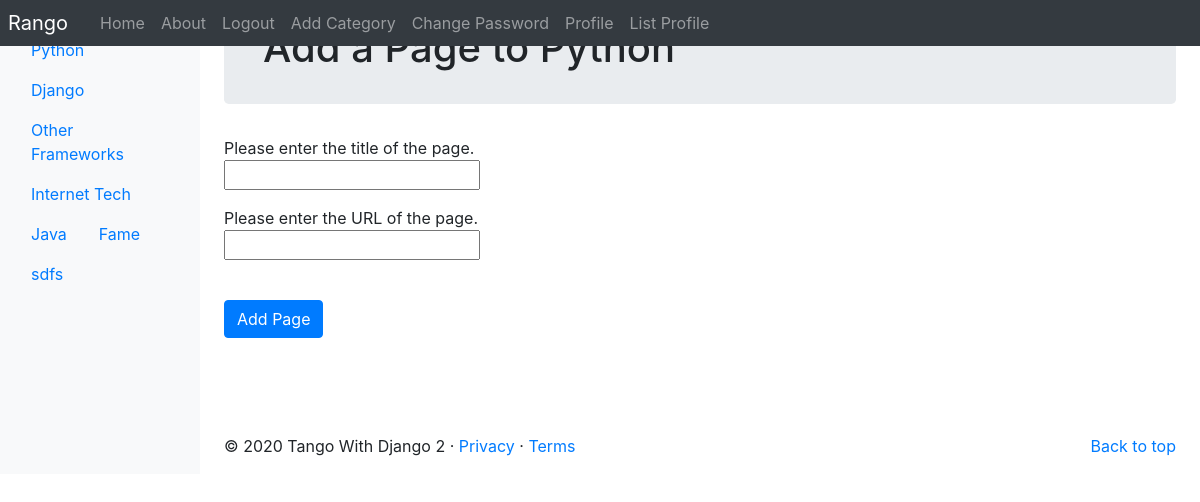
The page /rango/category/python/add_page/ (signed in) on the database as committed earlier.
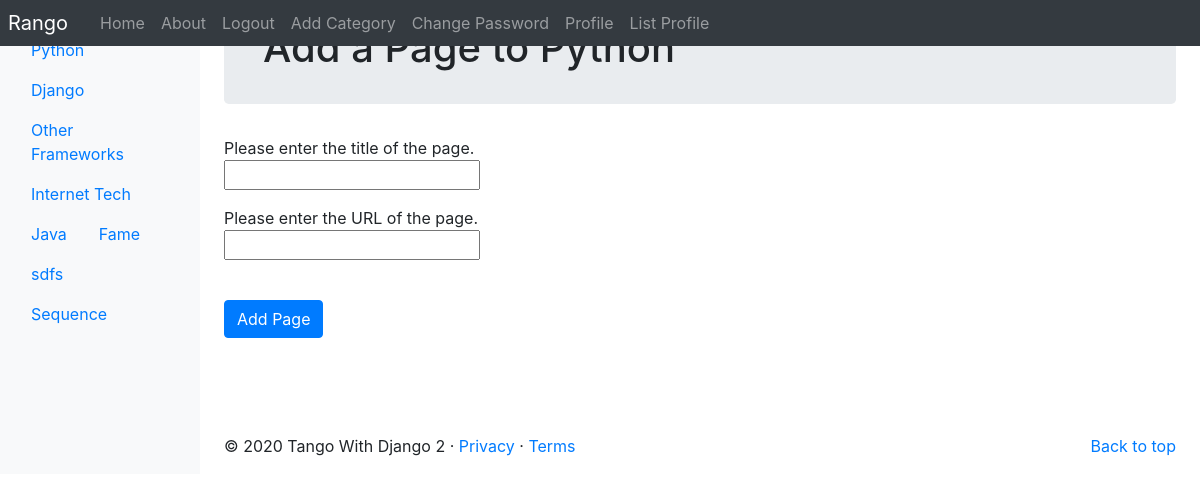
The same page on the database as committed later.
### rango/models.py (models this page shows, shortened)
class Category(models.Model):
	name = models.CharField(max_length=128, unique=True)
	NAME_MAX_LENGTH = 128
	views= models.IntegerField(default=0)
	likes = models.IntegerField(default=0)
	slug = models.SlugField(unique=True)
	class Meta:
		verbose_name_plural = 'Categories'

### rango/views.py (the view, shortened to what this page needs)
# urls.py: path('category/<slug:category_name_slug>/add_page/', AddPageView.as_view(), name='add_page'),
class AddPageView(View):
	@method_decorator(login_required)
	def get(self,request, category_name_slug):
		try:
			category = Category.objects.get(slug=category_name_slug)
		except Category.DoesNotExist:
			category = None
		if category is None:
			return redirect('/rango/')
		form = PageForm()
		context_dict ={'form':form, 'category':category}
		return render(request, 'rango/add_page.html', context=context_dict)

### rango/forms.py (shortened to what this page needs)
class PageForm(forms.ModelForm):
	title = forms.CharField(max_length=Page.TITLE_MAX_LENGTH, help_text='Please enter the title of the page.')
	url = forms.URLField(max_length=Page.URL_MAX_LENGTH, help_text='Please enter the URL of the page.')
	views = forms.IntegerField(widget=forms.HiddenInput(), initial = 0)
	class Meta:
		model = Page
		exclude =('category',)

### rango/templatetags/rango_template_tags.py (called while the page is built)
@register.inclusion_tag('rango/categories.html')
def get_category_list(current_category = None):
    return{'categories': Category.objects.all(),
           'current_category': current_category}

### templates/rango/add_page.html (shortened to what this page needs)
{% extends 'rango/base.html' %}
{% load staticfiles %}
{% block body_block %}
<div class="jumbotron p-4">
	<div class="container">
		<h1 class="jumbotron-heading">Add a Page to {{category.name}}</h1>
	</div>
</div>
<div class="container">
	<div class="row">
			<form id="page_form" method="post" action="{% url 'rango:add_page' category.slug %}">
				{% for field in form.visible_fields %}
					{{ field.help_text }}<br />
					{{ field }}<br />
					<div class="p-2"></div>
				{% endfor %}
				<br />
				<button class="btn btn-primary" type="submit" name="submit">
					Add Page
				</button>
				<div class="p-5"></div>
			</form>
	</div>
</div>
{% endblock %}

### templates/rango/categories.html (shortened to what this page needs)
<ul class="nav flex-cloumn">
	{% if categories %}
		{% for c in categories %}
			{% if c == current_category %}
				<li class="nav-item">
					<a class="nav-link active" href="{% url 'rango:show_category' c.slug %}">
						{{ c.name }}
					</a>
				</li>
			{% else %}
			<li class="nav-item">
				<a class="nav-link" href="{% url 'rango:show_category' c.slug %}">
					{{ c.name }}
				</a>
			</li>
			{% endif %}
		{% endfor %}
	{% else %}
	<li class="nav-item">There are no categories present</li>
	{% endif %}
</ul>

Rows that differ between the two databases and show on the page:
added Category: name "Sequence"
